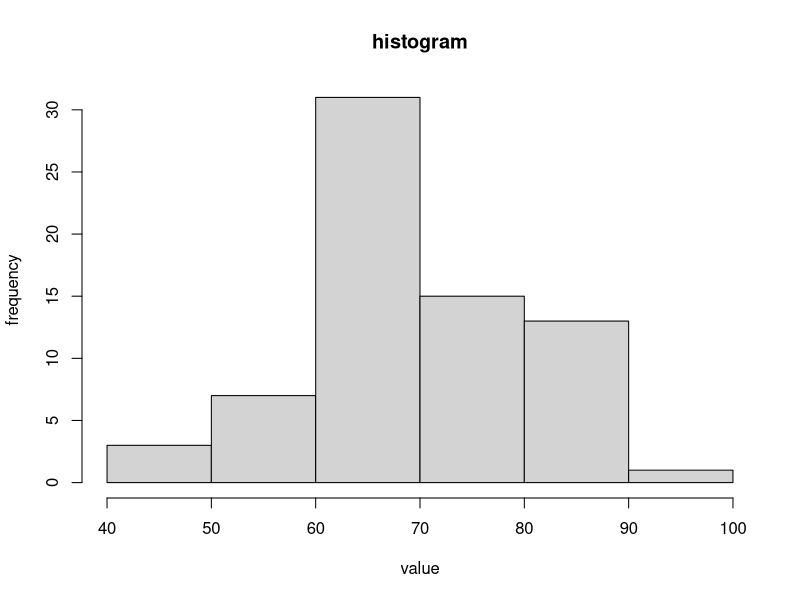

Source code (R):
table <- read.table("week2-data.txt", header=FALSE)
data <- table[,1]
mean <- mean(data)
sd <- sd(data)
print(mean)
print(sd)
hist(data, breaks=5, xlab="value", ylab="frequency", main="histogram")